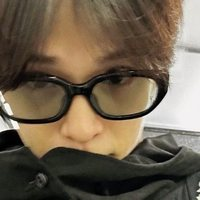
#> input picture assets/hoax/pfp/asahi-asanoonecares.jpg, 200 x 200 px
$ python -i femc-scrapbook.py   (imports and definitions only)
#> lines starting #> are read from the running program, lines starting #| are printed output that depends on the picture; after the words box and inside, x2 and y2 are one past the last pixel; in counts of white or black regions, pixels touching at a corner belong together
#!/usr/bin/env python3
"""The epilogue scrapbook ("Previously…", Kat approved the pages Nov 10 2026).

  python3 tools/femc-scrapbook.py data   SCRAPBOOK-MOMENTS.md -> assets/femc/game/data/epi/<world>/scrapbook.js (re-run after editing it)
  python3 tools/femc-scrapbook.py art    New Adds/scrap-*.png -> assets/femc/game/art/scrapbook/ (FEMC-ART-TODO 46; re-run any time)
  python3 tools/femc-scrapbook.py        both

art:
  scrap-<world>-<nn>-<slug>.png   -> scrapbook/<world>/<nn>.webp   (the square photo, centre-cropped to 1:1, 900 px, q86)
  scrap-cover-<world>.png         -> scrapbook/ui/cover-<world>.webp
  scrap-divider-<world>.png       -> scrapbook/ui/divider-<world>.webp
  scrap-paper.png                 -> scrapbook/ui/paper.webp     (a tileable texture, 768 px)
  scrap-tape.png                  -> scrapbook/ui/tape-<n>.webp, clip-<n>.webp, corner-<n>.webp (each separate piece on the sheet,
                                     found by its outline: strips are tape, tall pieces paperclips, square ones photo corners drawn top-left)
  scrap-stickers-<world>.png      -> scrapbook/ui/sticker-<world>-<n>.webp (the same)
  then writes scrapbook/index.js (FEMC_SCRAPBOOK_ART: which files exist) so the game only asks for real pictures.
Kat's files are only read.
"""
import json, re, sys
from pathlib import Path
import numpy as np
from PIL import Image

ROOT = Path(__file__).resolve().parent.parent
NEW = Path.home() / 'Documents/UniverseHub-Images/Femc Mode Images/New Adds'
OUT = ROOT / 'assets/femc/game/art/scrapbook'
WORLDS = {'1': 'runners', '2': 'strangers', '3': 'hoax'}


# [29 lines left out: function data, not called in this run]


def alpha(im):
    im = im.convert('RGBA')
    if im.getchannel('A').getextrema()[0] == 255:  # white background: key it out softly
        px = np.asarray(im).copy(); d = px[..., :3].min(2).astype(int)
        px[..., 3] = np.where(d > 235, np.clip((255 - d) * 12, 0, 255), 255).astype(np.uint8)
        im = Image.fromarray(px, 'RGBA')
    return im


def pieces(im, min_area=0.004):
    """Each separate piece on a sheet (connected blobs of the alpha), in reading order."""
    from scipy import ndimage
    keyed = im.convert('RGBA').getchannel('A').getextrema()[0] == 255  # white sheet: close small gaps the keying left
    im = alpha(im); a = np.asarray(im.getchannel('A')) > (24 if keyed else 128)  # transparent sheets: faint shadows can touch
    if keyed: a = ndimage.binary_closing(a, iterations=4)  # never on transparent sheets: touching outlines would merge two stickers
    lab, n = ndimage.label(a); boxes = ndimage.find_objects(lab)
    W, H = im.size; out = []
    for i, sl in enumerate(boxes):
        ys, xs = sl; area = (ys.stop - ys.start) * (xs.stop - xs.start)
        if area < min_area * W * H: continue
        P = 0 if keyed else 4  # keep the soft edge outside the solid part
        out.append((ys.start, xs.start, im.crop((max(0, xs.start - P), max(0, ys.start - P), min(W, xs.stop + P), min(H, ys.stop + P)))))
    rowh = H / 8
    out.sort(key=lambda p: (round(p[0] / rowh), p[1]))
    return [p[2] for p in out]


# [33 lines left out: function art, not called in this run]


# [4 lines not run here, left out]

>>> from PIL import Image
>>> picture = Image.open('../assets/hoax/pfp/asahi-asanoonecares.jpg')
#> picture is the input picture: PIL image 200x200 RGB; mean R, G, B 110, 96.2, 78
>>> result = pieces(picture)
#> in pieces, `keyed = im.convert('RGBA').getchannel('A').getextrema()[0] == 255`: keyed = True
#> in alpha, `d = px[..., :3].min(2).astype(int)`:
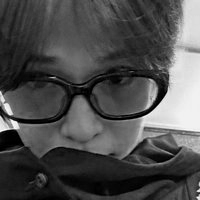
#> d: shape (200, 200) int64; min 0, max 250, mean 77.9
#> in alpha, `px[..., 3] = np.where(d > 235, np.clip((255 - d) * 12, 0, 255), 255).a..`:
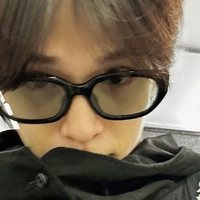
#> px: shape (200, 200, 4); mean R, G, B, A 110, 96.2, 78, 253.3; transparent parts drawn white
#> in pieces, `a = np.asarray(im.getchannel('A')) > (24 if keyed else 128)`: a: shape (200, 200) bool; every value is 1
#> in pieces, `if keyed: a = ndimage.binary_closing(a, iterations=4)`:
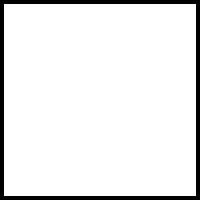
#> a: shape (200, 200) bool; 92.2% white; 1 black region, box (x1, y1, x2, y2) and area: (0, 0, 200, 200) 3136
#> in pieces, `lab, n = ndimage.label(a)`: n = 1
#> in pieces, `boxes = ndimage.find_objects(lab)`: boxes = 1 item
#> the loop in pieces, `for i, sl in enumerate(boxes):` made 1 pass
#> (area, P) on pass 1: (36864, 0)
#> result = 1 item

$ run again, on assets/hoax/roll/jungwon-09.jpg
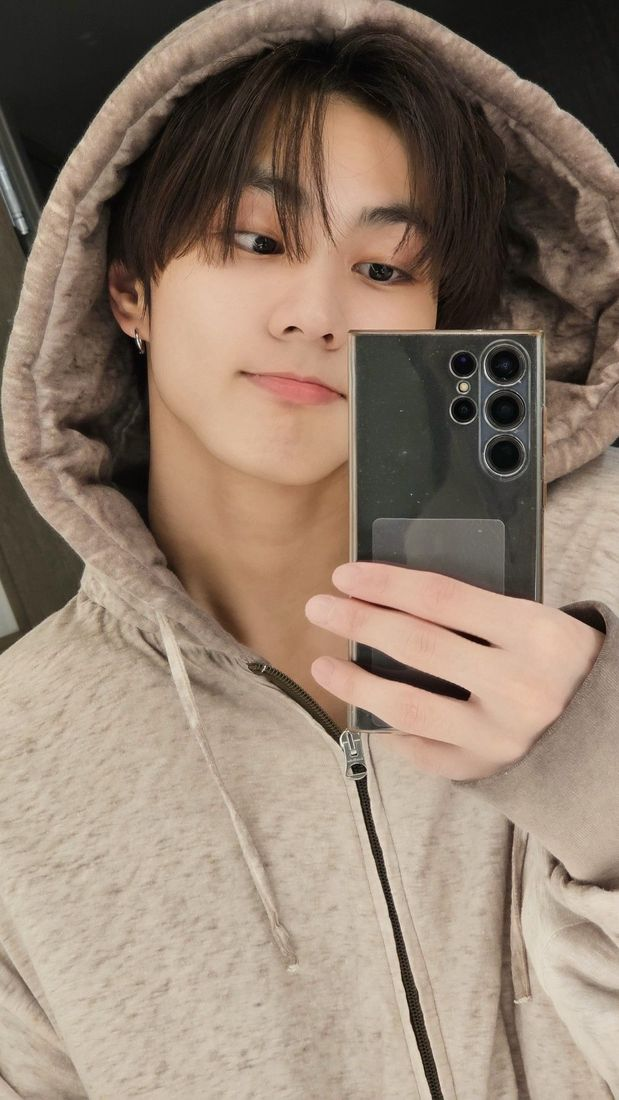
#> input picture assets/hoax/roll/jungwon-09.jpg, 619 x 1100 px
#> picture is the input picture: PIL image 619x1100 RGB; mean R, G, B 145.3, 126.5, 111
#> keyed = True
#> in alpha, `d = px[..., :3].min(2).astype(int)`:
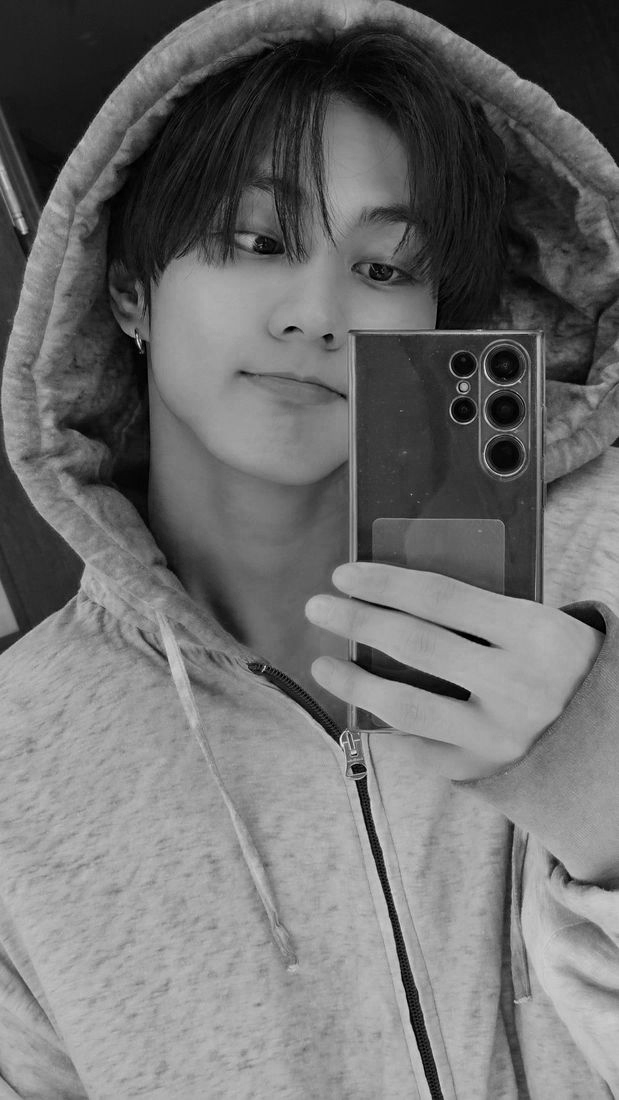
#> d: shape (1100, 619) int64; min 0, max 243, mean 110.9
#> px: shape (1100, 619, 4); mean R, G, B, A 145.3, 126.5, 111, 255
#> in pieces, `if keyed: a = ndimage.binary_closing(a, iterations=4)`:
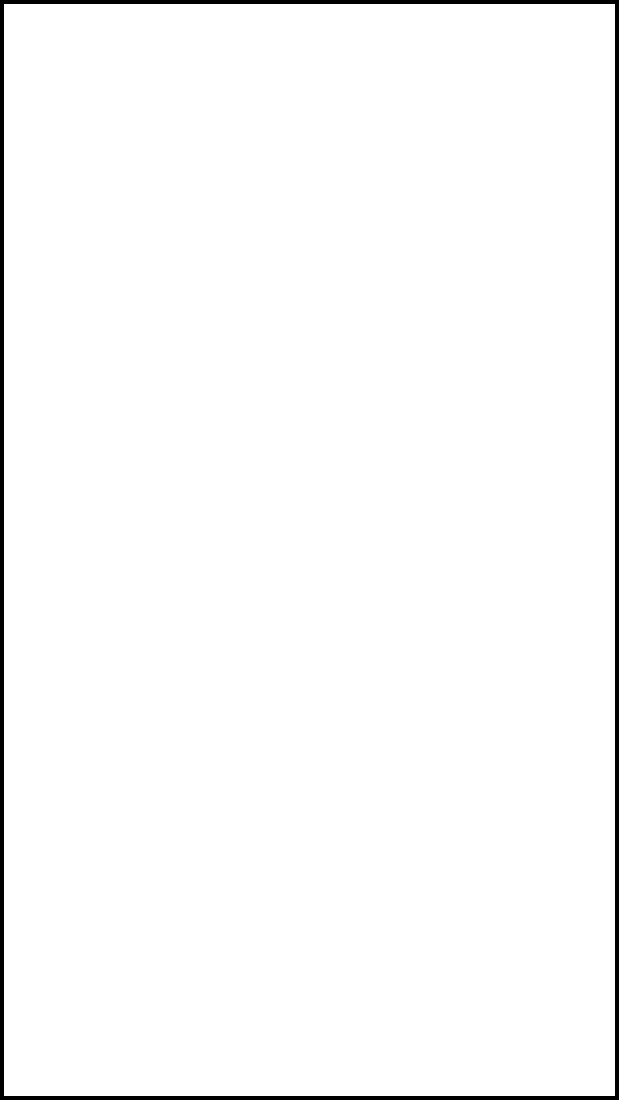
#> a: shape (1100, 619) bool; 98% white; 1 black region, box (x1, y1, x2, y2) and area: (0, 0, 619, 1100) 13688
#> n = 1
#> boxes = 1 item
#> the loop in pieces, `for i, sl in enumerate(boxes):` made 1 pass
#> (area, P) on pass 1: (667212, 0)

$ run again, on assets/hoax/roll/jungwon-12.jpg
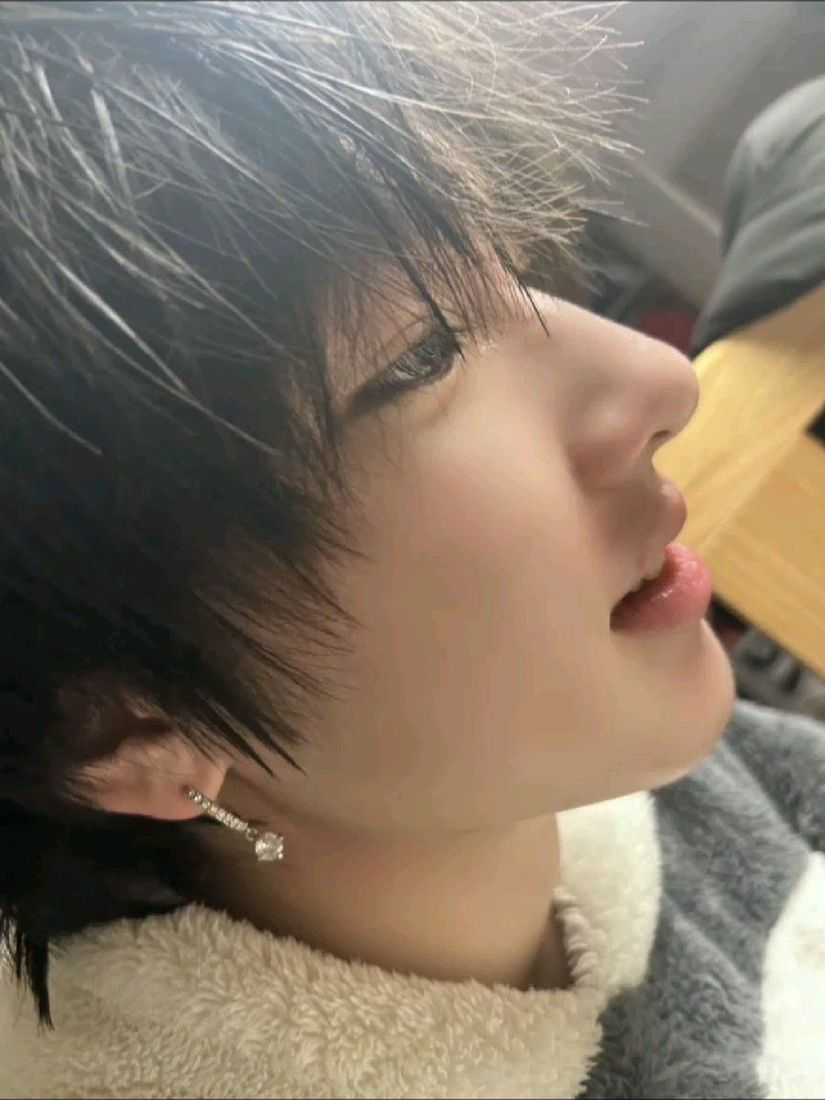
#> input picture assets/hoax/roll/jungwon-12.jpg, 825 x 1100 px
#> picture is the input picture: PIL image 825x1100 RGB; mean R, G, B 131.8, 118.4, 102.6
#> keyed = True
#> in alpha, `d = px[..., :3].min(2).astype(int)`:
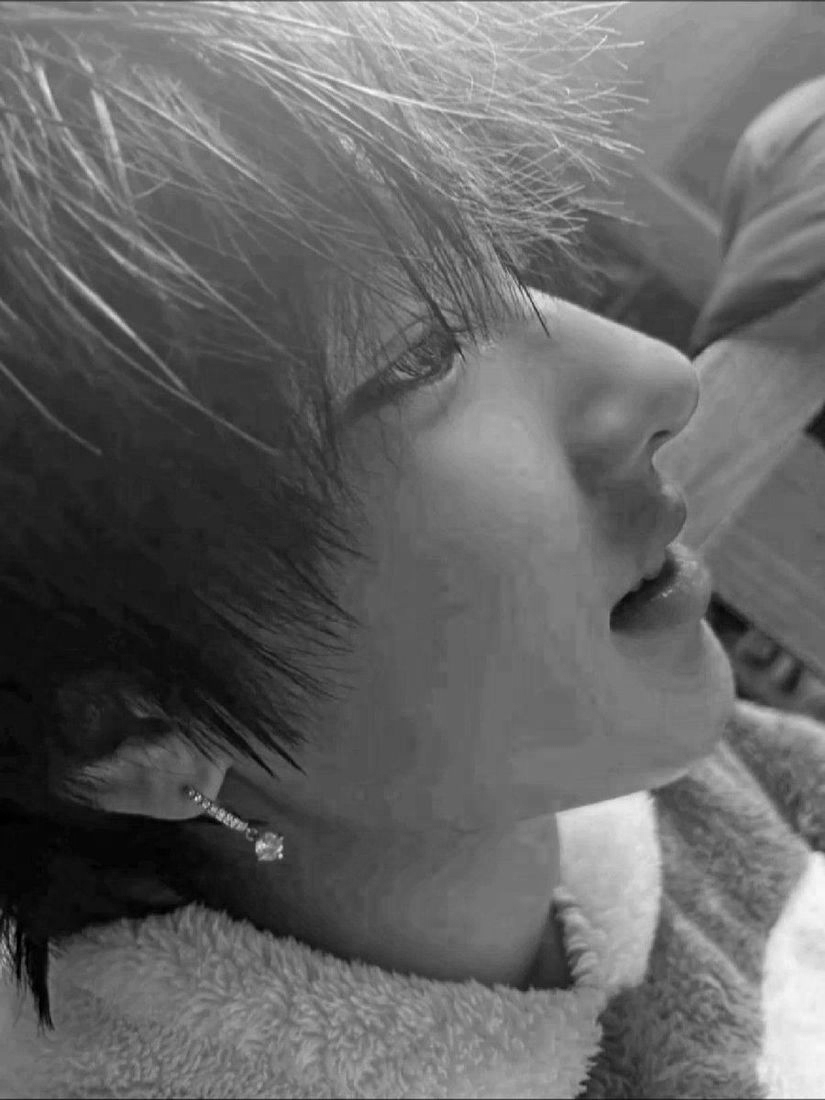
#> d: shape (1100, 825) int64; min 0, max 248, mean 101.2
#> px: shape (1100, 825, 4); mean R, G, B, A 131.8, 118.4, 102.6, 254.6
#> in pieces, `if keyed: a = ndimage.binary_closing(a, iterations=4)`:
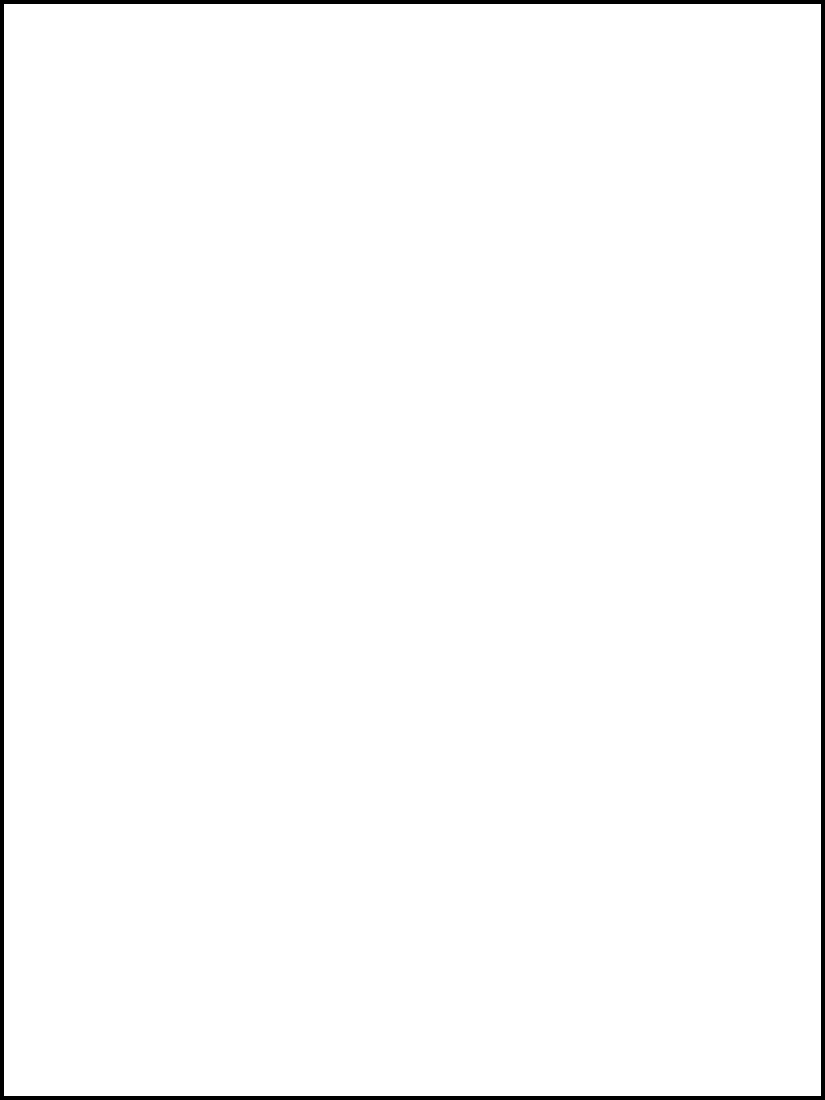
#> a: shape (1100, 825) bool; 98.3% white; 1 black region, box (x1, y1, x2, y2) and area: (0, 0, 825, 1100) 15336
#> n = 1
#> boxes = 1 item
#> the loop in pieces, `for i, sl in enumerate(boxes):` made 1 pass
#> (area, P) on pass 1: (892164, 0)
